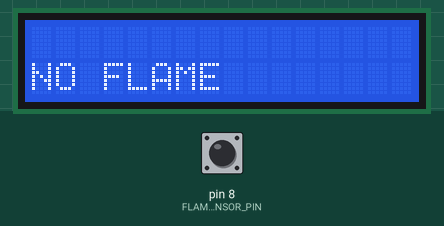
This sketch was run on a simulated Arduino Uno, built with avr-gcc and run on an emulated ATmega328P. Shown: 16×2 character LCD. The inputs (shaded band) are chosen by the test bench; at power-on: pin 8 (FLAME_SENSOR_PIN) LOW. What the sketch prints to the serial monitor is not drawn.

Above: at 2.2 s.
2.3 s: pin 8 (FLAME_SENSOR_PIN) driven HIGH
At 3.1 s:
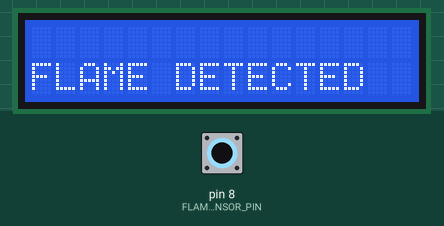
3.8 s: pin 8 (FLAME_SENSOR_PIN) driven LOW
At 4.1 s:
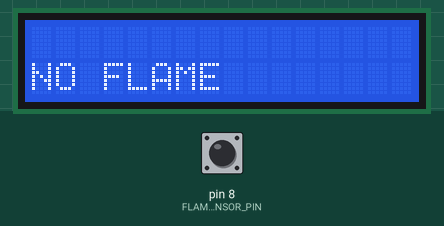
6.8 s: pin 8 (FLAME_SENSOR_PIN) pulsed HIGH 5 times (0.12 s each, 0.3 s apart)
At 6.88 s:
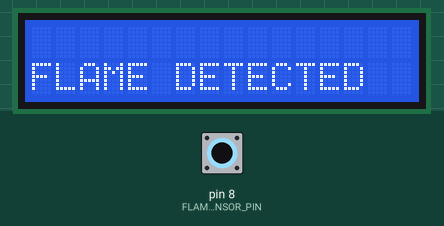
Timing chart, 0 to 9.8 s (numbered marks = the images above; inputs shaded):
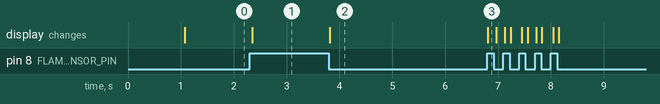

Measured:
- after the input at 2.3 s, the display: changes after 0.05 s (image 1)
- after the input at 3.8 s, the display: changes at once (image 2)
- after the input at 6.8 s, the display: changes at once (image 3)

The sketch:

FireAlarmTransmitter.ino
```cpp
const int FLAME_SENSOR_PIN = 8;
int FLAME_SENSOR_state=0;
#include <LiquidCrystal.h>
LiquidCrystal lcd(12, 11, 5, 4, 3, 2);
void setup()
{
 lcd.begin(16,2);
 Serial.begin(9600);
 pinMode(FLAME_SENSOR_PIN, INPUT);
 lcd.setCursor(0,0);
 lcd.print("FLAME DETECTION");
 lcd.setCursor(0,1);
 lcd.print("SYSTENM AT UPES");
 delay(1000);
}

void loop()
{
 FLAME_SENSOR_state = digitalRead(FLAME_SENSOR_PIN);

 if(FLAME_SENSOR_state== HIGH)
 {
  lcd.clear();
  int FLAME_SENSOR_serial_data=10;
  Serial.write(FLAME_SENSOR_serial_data);
  lcd.setCursor(0,1);
  lcd.print("FLAME DETECTED");
  delay(50);
 }

 else
 {
  lcd.clear();
  int FLAME_SENSOR_serial_data=20;
  Serial.write(FLAME_SENSOR_serial_data);
  lcd.setCursor(0,1);
  lcd.print("NO FLAME");
  delay(50);
 }
}
```
